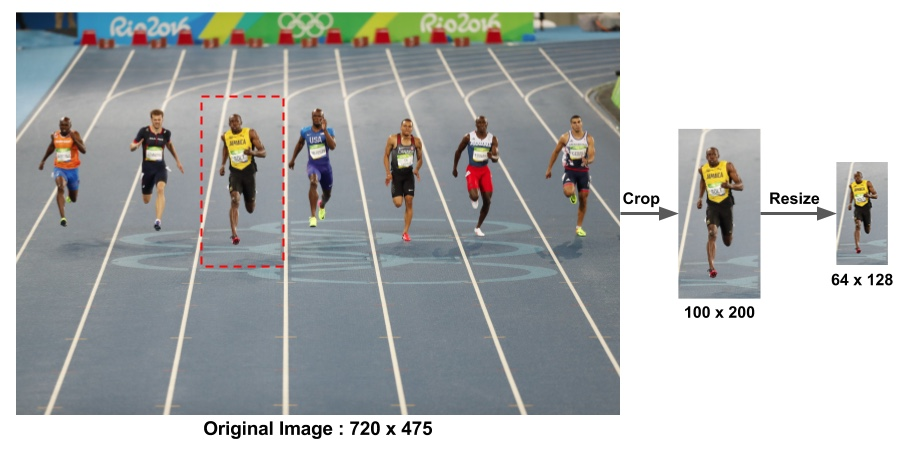
#> input picture hog.jpg, 905 x 451 px
$ jupyter execute --allow-errors HOG.ipynb   (older library calls are emulated)
#> lines starting #> are read from the running program, lines starting #| are printed output that depends on the picture
[cell 1]
import cv2
import numpy as np

# Load image
img = cv2.imread('hog.jpg')
#> img is the input picture: shape (451, 905, 3); mean B, G, R 178.7, 179, 176

[cell 2]
def sobel(img):
    # Convert the image to grayscale
    gray = cv2.cvtColor(img, cv2.COLOR_RGB2GRAY)

    # Apply Sobel operator in the x and y directions
    sobelx = np.array([[1, 0, -1], [2, 0, -2], [1, 0, -1]])
    sobely = np.array([[1, 2, 1], [0, 0, 0], [-1, -2, -1]])
    grad_x = cv2.filter2D(gray, -1, sobelx)
    grad_y = cv2.filter2D(gray, -1, sobely)

    # Compute the gradient magnitude and direction
    magnitude = np.sqrt(np.square(grad_x) + np.square(grad_y))
    angle = np.arctan2(grad_y, grad_x)
    return grad_x,grad_y

[cell 3]
# Preprocess image
img = cv2.resize(img, (64, 128))
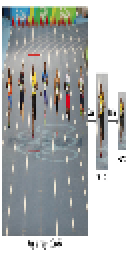
#> img: shape (128, 64, 3) (shown 2 times larger); mean B, G, R 177.5, 177.7, 174.5
gray = cv2.cvtColor(img, cv2.COLOR_BGR2GRAY)
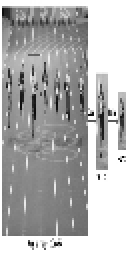
#> gray: shape (128, 64) (shown 2 times larger); min 3, max 255, mean 176.7
gray = cv2.GaussianBlur(gray, (3, 3), 0)
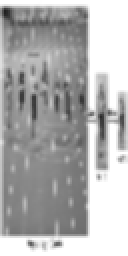
#> gray: shape (128, 64) (shown 2 times larger); min 32, max 255, mean 176.3
gray = cv2.normalize(gray, None, 0, 255, cv2.NORM_MINMAX)
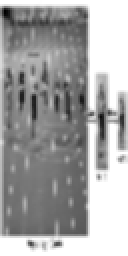
#> gray: shape (128, 64) (shown 2 times larger); min 0, max 255, mean 165

# Compute gradients
grad_x=sobel(img)
#> in sobel, `grad_x = cv2.filter2D(gray, -1, sobelx)`:
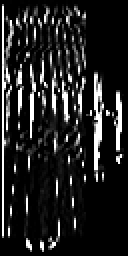
#> grad_x: shape (128, 64) (shown 2 times larger); min 0, max 255, mean 33.2
#> in sobel, `grad_y = cv2.filter2D(gray, -1, sobely)`:
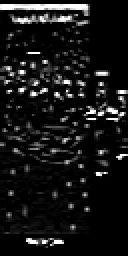
#> grad_y: shape (128, 64) (shown 2 times larger); min 0, max 255, mean 22.2
#> in sobel, `magnitude = np.sqrt(np.square(grad_x) + np.square(grad_y))`:
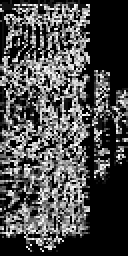
#> magnitude: shape (128, 64) float16 (shown 2 times larger); min 0, max 15.81, mean 4.73; drawn with min black and max white
#> in sobel, `angle = np.arctan2(grad_y, grad_x)`:
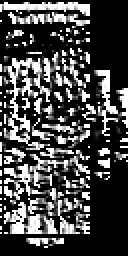
#> angle: shape (128, 64) float16 (shown 2 times larger); min 0, max 1.57, mean 0.448; drawn with min black and max white
grad_y=sobel(img)

$ run again, with barca.jpg copied over hog.jpg
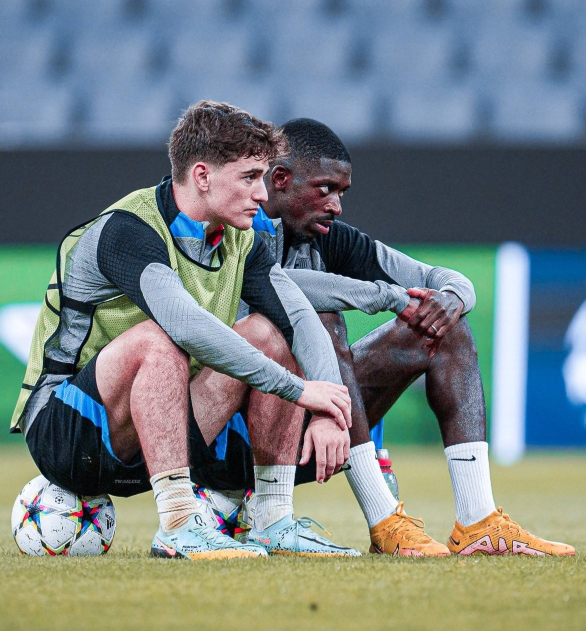
#> input picture barca.jpg, 1172 x 1262 px (shown at 1/2 size)
#> img is the input picture: shape (1262, 1172, 3); mean B, G, R 132, 130, 118.1
#> img: shape (128, 64, 3)
#> in sobel, `magnitude = np.sqrt(np.square(grad_x) + np.square(grad_y))`:
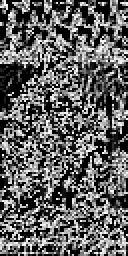
#> magnitude: shape (128, 64) float16 (shown 2 times larger); min 0, max 15.81, mean 6.02; drawn with min black and max white
#> in sobel, `angle = np.arctan2(grad_y, grad_x)`:
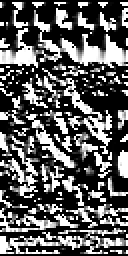
#> angle: shape (128, 64) float16 (shown 2 times larger); min 0, max 1.57, mean 0.574; drawn with min black and max white

$ run again, with ta.jpg copied over hog.jpg
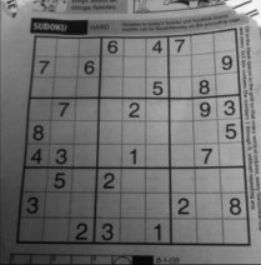
#> input picture ta.jpg, 261 x 265 px
#> img is the input picture: shape (265, 261, 3); min 2, max 253, mean 112.3
#> img: shape (128, 64, 3)
#> in sobel, `magnitude = np.sqrt(np.square(grad_x) + np.square(grad_y))`:
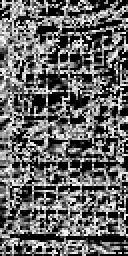
#> magnitude: shape (128, 64) float16 (shown 2 times larger); min 0, max 15.81, mean 6.34; drawn with min black and max white
#> in sobel, `angle = np.arctan2(grad_y, grad_x)`:
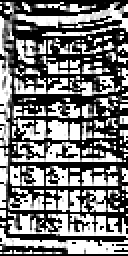
#> angle: shape (128, 64) float16 (shown 2 times larger); min 0, max 1.57, mean 0.746; drawn with min black and max white
